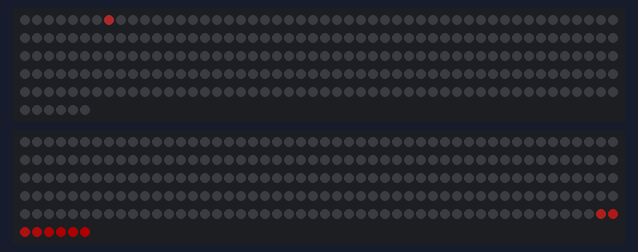
A sketch run on a simulated ESP32. Parts: 2 × 256 RGB LEDs in strip order, left to right, continuing on the next row. Dim RGB values are drawn brighter than linear; what the sketch prints to the serial monitor is not drawn.

Above: at 1.5 s.
At 6.35 s:
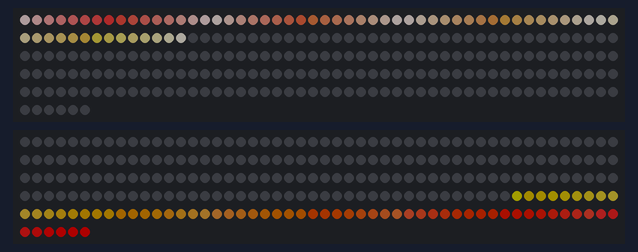
At 11.53 s:
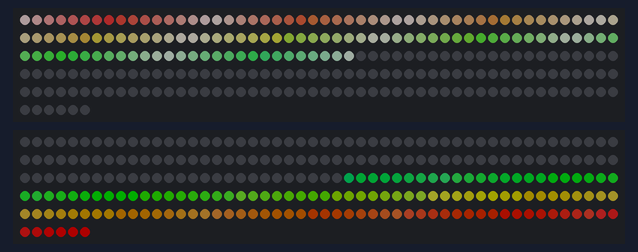
At 21.7 s:
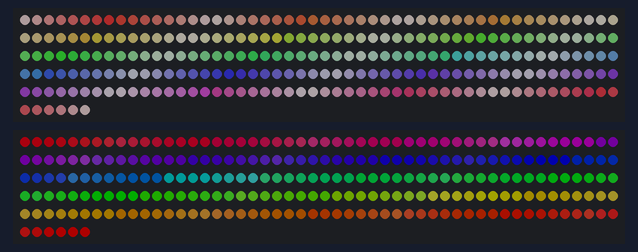
At 31.33 s:
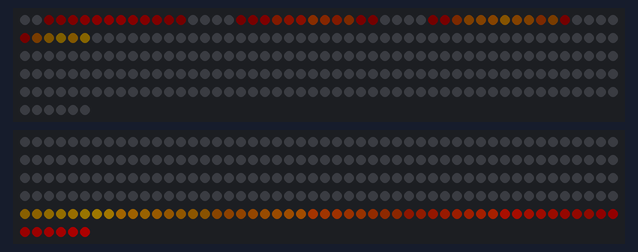
At 38.41 s:
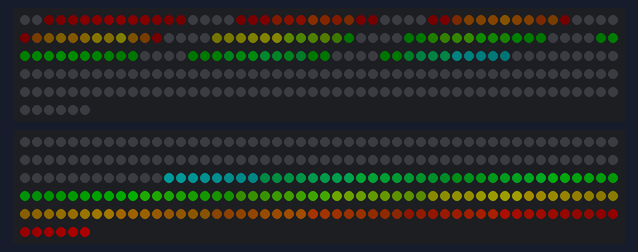

The sketch:

MatrixCoordinateSystem.ino
```cpp
#include <FastLED.h>

#define LED_PIN_UPPER 25
#define LED_PIN_LOWER 26

#define COLOR_ORDER GRB
#define CHIPSET WS2811

#define BRIGHTNESS 50

const uint8_t kMatrixWidth = 32;
const uint8_t kMatrixHeight = 16;

const bool kMatrixSerpentineLayout = true;
const bool kMatrixVertical = true;


#define TOTAL_LED_COUNT (kMatrixWidth * kMatrixHeight)
CRGB leds_plus_safety_pixel[TOTAL_LED_COUNT + 2];
CRGB* const ledsUpper(leds_plus_safety_pixel + 1);
CRGB* const ledsLower(leds_plus_safety_pixel + 1 + TOTAL_LED_COUNT / 2);


void setup() {
  Serial.begin(9600);
  delay(1000);
  Serial.println("BEGINNING");
  FastLED.addLeds<CHIPSET, LED_PIN_UPPER, COLOR_ORDER>(ledsUpper, TOTAL_LED_COUNT / 2).setCorrection(TypicalSMD5050);
  FastLED.addLeds<CHIPSET, LED_PIN_LOWER, COLOR_ORDER>(ledsLower, TOTAL_LED_COUNT / 2).setCorrection(TypicalSMD5050);
  FastLED.setBrightness(BRIGHTNESS);
}

void loop() {
  for (int x = 0; x < 32; x++) {
    for (int y = 0; y < 16; y++) {
      setLed(x, y, x * 8, 255 - y * 16, 255);
      FastLED.show();
      delay(25);
    }
  }
  delay(5000);
  FastLED.clear();
  FastLED.show();
  for (int x = 0; x < 32; x++) {
    for (int y = 0; y < 16; y++) {
      setLed(x, y, x * 8, 255, 255 - y * 16);
      FastLED.show();
      delay(25);
    }
  }
  delay(5000);
  FastLED.clear();
  FastLED.show();
}

/*
 0|0 is at the lower left corner of the device (when the DHT looks up and the joystick is on the upper right)
 y is the axis pointing up
 x is the axis pointing to the right
 btw: with 8-pack i mean the panel's 8 pixels which are in the same column
    - we don't mind if they originally initialized upwards or downwards - in the end it is always 8 pixels more (or less) of the original index
*/
void setLed(int x, int y, int H, int S, int V) {
  if (y >= 16 || x >= 32) {  //if we are out of range
    Serial.println("--- INDEX OUT OF RANGE ---");
    return;
  }

  int index = 0;
  bool upper = false;  //wether we need to use the upper / lower panel for setting the pixel

  if (y <= 7) {
    upper = false;         //lower Panel
    index = (31 - x) * 8;  //value for the 8 pixel packs
  } else {
    upper = true;   //we're on the upper panel
    index = x * 8;  //so we can directly multiply the eight packs into the index
    y = y - 8;      //we have to subtract that from y because we use the same Logic for the upper and the lower Panel in the next part
  }

  if (x % 2 == 0) {  //when it is zero, the original pixel index counts down, so we need to invert the y value. (This is true for both panels)
    index += 7 - y;
  } else {  // otherwise we may just add it up, thus the original pixel count direction looks the coordinate system's way (up)
    index += y;
  }

  // now we got the pixel index.

  if (upper) {
    ledsUpper[index] = CHSV(H, S, V);
  } else {
    ledsLower[index] = CHSV(H, S, V);
  }
}
```

Measured:
- what the display in image 3 shows lasts 5.0 s, from 21.7 s to 26.7 s
